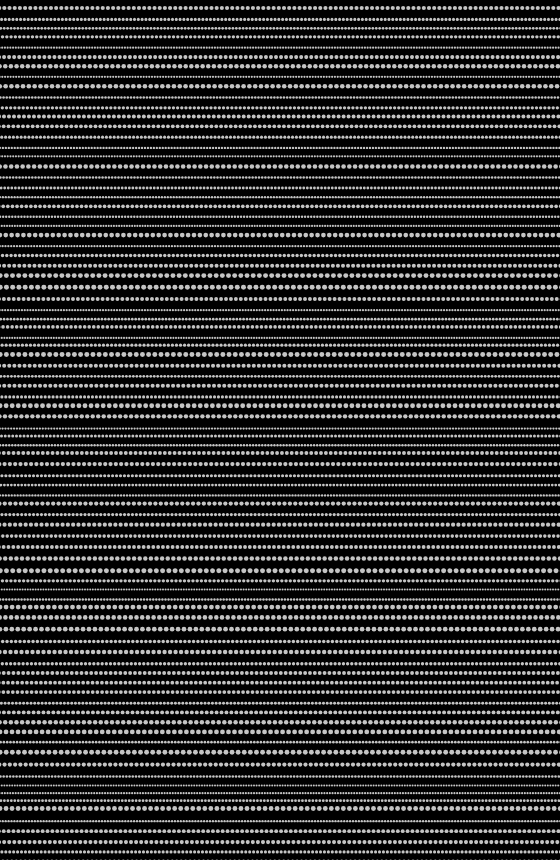
Frame 1 (no input)
Frame 60 (no input): identical to frame 1, image omitted
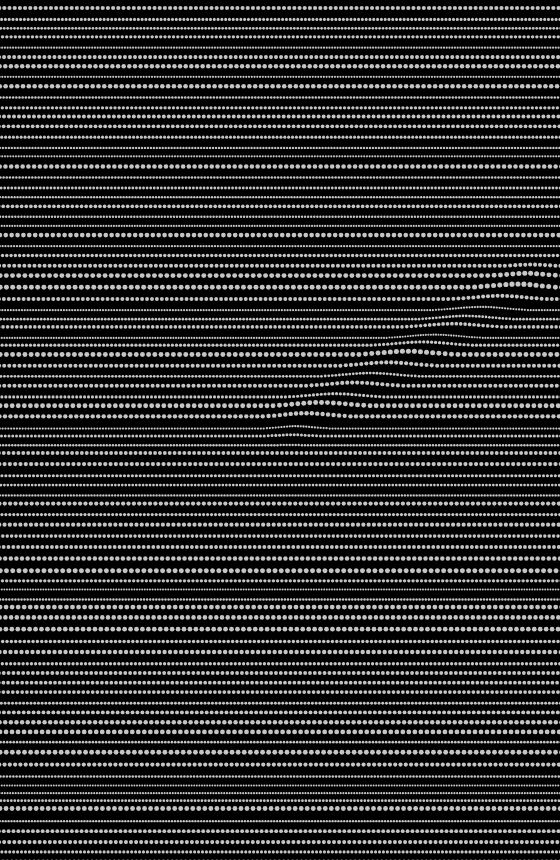
Frame 120 (the mouse pressed at the canvas centre since frame 60)

The p5.js sketch that drew these frames (run headless with seeded random() and noise() and a simulated clock; from frame 60 on, the mouse is pressed at the canvas centre):

// p5.js sketch
// ── sketch.js
// ============================================================
// SKETCH ANIMADO E EMERGENTE EM P5.JS — "RASTROS DE RELEVO"
// ============================================================
//
// ┌──────────────────────────────────────────────────────────┐
// │  REGRA DA EMERGÊNCIA — DECLARAÇÃO EXPLÍCITA              │
// └──────────────────────────────────────────────────────────┘
//
// DEFINIÇÃO ADOTADA NESTE PROGRAMA:
//   Um fenômeno é EMERGENTE quando ele não está escrito em
//   lugar nenhum do código como forma, e mesmo assim aparece
//   na tela — produzido apenas pela interação repetida de
//   regras locais simples, que não se conhecem entre si.
//
// IMPORTANTE: esta regra está documentada aqui DE PROPÓSITO,
// para quem lê o código. Quem INTERAGE com a tela é que não
// deve saber o que vai acontecer: por isso não há instruções,
// legendas nem indicadores visíveis na interface. A pessoa
// clica sem saber o que virá, e o comportamento se revela pelo
// próprio uso.
//
// ------------------------------------------------------------
// AS QUATRO REGRAS LOCAIS (é só isto que está programado)
// ------------------------------------------------------------
//   R1 — DEPÓSITO
//        Um agente invisível ("caminhante") anda em linha reta
//        e vai somando ALTURA num terreno invisível. Ele nunca
//        desenha nada na tela; só modifica números numa grade.
//
//   R2 — REFLEXÃO ALEATÓRIA
//        Ao encostar numa margem, o caminhante volta para
//        dentro com um ângulo SORTEADO (não o espelhamento
//        exato). Isso torna a trajetória imprevisível a longo
//        prazo, mesmo sendo determinística a cada passo.
//
//   R3 — REALIMENTAÇÃO POR CRUZAMENTO
//        Se o caminhante passa por cima de um rastro ANTIGO,
//        ele dobra a altura que deposita daí em diante. Quanto
//        mais o rastro se cruza, mais alto fica — e quanto mais
//        alto, mais visível ficam os cruzamentos seguintes.
//
//   R4 — LEITURA PASSIVA
//        As linhas brancas horizontais não sabem que existe um
//        caminhante. Elas só perguntam, ponto a ponto: "qual a
//        altura do terreno logo abaixo de mim?" — e se deslocam
//        de acordo.
//
// ------------------------------------------------------------
// O QUE EMERGE (nada disto foi desenhado nem previsto)
// ------------------------------------------------------------
//   • As ondas e dobras de "tecido": ninguém desenhou uma onda.
//     Ela é a soma de R1 com R4.
//   • O brilho / moiré nas encostas: nasce porque os pontinhos
//     se comprimem lateralmente onde o terreno é íngreme (ver
//     a variável "inclinacao" em desenharLinha). Efeito óptico
//     não programado.
//   • Os "nós" e cristas altas: nascem de R3, nos lugares onde
//     a trajetória por acaso se cruzou várias vezes.
//   • A composição final: imprevisível. Duas execuções idênticas
//     divergem para sempre já no primeiro quique (R2).
//
// ------------------------------------------------------------
// INTERAÇÃO (deliberadamente não anunciada na tela)
// ------------------------------------------------------------
//   • 1º clique em qualquer lugar: inicia o movimento.
//   • 2º clique: encerra (o rastro permanece).
//   • Encerra sozinho ao cobrir 75% da tela com relevo.
// ============================================================

// ------------------------------------------------------------
// PARÂMETROS DAS LINHAS (a "estética" do desenho)
// ------------------------------------------------------------
const ESPESSURA_MIN = 2;   // espessura mínima de uma linha (pt)
const ESPESSURA_MAX = 5;   // espessura máxima de uma linha (pt)
const ENTRELINHA_MIN = 5;  // espaço mínimo entre duas linhas (pt)
const ENTRELINHA_MAX = 8;  // espaço máximo entre duas linhas (pt)

// ------------------------------------------------------------
// PARÂMETROS DO TERRENO INVISÍVEL (o "campo de relevo")
// ------------------------------------------------------------
const TAMANHO_CELULA = 6;     // tamanho de cada célula da grade, em pixels
const ALTURA_MAXIMA = 55;     // altura máxima que o relevo pode atingir
const RAIO_DEPOSITO = 30;     // "largura do pincel" do caminhante
const ALTURA_VISIVEL = 3;     // a partir daqui consideramos a célula "ocupada"
const META_COBERTURA = 0.75;  // 75% da tela ocupada -> o movimento para

// ------------------------------------------------------------
// PARÂMETROS DO CAMINHANTE
// ------------------------------------------------------------
const VELOCIDADE = 5;             // pixels percorridos por quadro
const DEPOSITO_BASE = 0.55;         // altura depositada por quadro (antes de dobrar)
const DEPOSITO_MAXIMO = 8.8;        // teto para o efeito de "dobrar" não explodir
const IDADE_MINIMA_CRUZAMENTO = 70; // quadros: só conta como cruzamento se o
                                    // rastro encontrado for mais VELHO que isso
const ESPERA_ENTRE_DOBRAS = 45;     // quadros de descanso entre duas dobras

// ------------------------------------------------------------
// DEPURAÇÃO
// ------------------------------------------------------------
// Fica FALSE na obra: qualquer texto na tela entregaria ao
// interagente o que está acontecendo e mataria a surpresa.
// Mude para true apenas para inspecionar o sistema enquanto
// desenvolve.
const MOSTRAR_INDICADOR = false;

// ------------------------------------------------------------
// VARIÁVEIS GLOBAIS
// ------------------------------------------------------------
let linhas = [];      // descrição de cada linha horizontal
let campo;            // alturas do terreno (grade achatada num só array)
let idade;            // em que quadro cada célula foi tocada pela última vez
let colunas, fileiras;

let caminhante = null;        // o agente que cria o rastro (null = parado)
let emMovimento = false;      // o sistema está rodando?
let cobertura = 0;            // fração da tela já ocupada por relevo (0 a 1)
let precisaRedesenhar = true; // otimização: só redesenha quando algo muda

function setup() {
  createCanvas(560, 860);

  // --- Monta a grade invisível do terreno ---
  colunas = ceil(width / TAMANHO_CELULA) + 1;
  fileiras = ceil(height / TAMANHO_CELULA) + 1;
  campo = new Float32Array(colunas * fileiras);
  idade = new Float32Array(colunas * fileiras);

  // --- Cria as linhas horizontais, de cima para baixo ---
  // Cada linha sorteia sua própria espessura e o espaço até a
  // próxima: o padrão já nasce irregular, sem nenhuma forma
  // definida pelo programador.
  let y = ENTRELINHA_MAX;
  while (y < height + ESPESSURA_MAX) {
    let espessura = random(ESPESSURA_MIN, ESPESSURA_MAX);
    linhas.push({
      y: y,                               // POSIÇÃO vertical de repouso
      espessura: espessura,               // DIMENSÃO (grossura)
      passo: max(2.6, espessura * 1.25),  // distância entre os pontinhos
      fase: random(1000)                  // desalinha um pouco cada linha
    });
    y += espessura + random(ENTRELINHA_MIN, ENTRELINHA_MAX);
  }

  noStroke();
}

function draw() {
  // Enquanto o sistema está parado e nada mudou, não redesenhamos.
  if (!emMovimento && !precisaRedesenhar) return;

  background(0);

  // R1 + R2 + R3 acontecem aqui dentro.
  if (emMovimento && caminhante) {
    atualizarCaminhante(caminhante);
    verificarParada();
  }

  // R4: as linhas apenas leem o terreno.
  for (let linha of linhas) {
    desenharLinha(linha);
  }

  if (MOSTRAR_INDICADOR) desenharIndicador();

  precisaRedesenhar = false;
}

// ============================================================
// REGRAS R1, R2 e R3 — O CAMINHANTE
// ============================================================
function atualizarCaminhante(c) {
  // ---- R1: DEPÓSITO ----------------------------------------
  // Anda em linha reta. Não desenha nada: apenas soma altura
  // numa grade invisível.
  c.x += cos(c.angulo) * VELOCIDADE;
  c.y += sin(c.angulo) * VELOCIDADE;

  // ---- R3: REALIMENTAÇÃO POR CRUZAMENTO --------------------
  // Olhamos um pouco à frente. Se ali já existe relevo e esse
  // relevo é ANTIGO o bastante, dobramos o depósito.
  // A exigência de idade é essencial: sem ela o caminhante
  // dobraria ao pisar no próprio rastro recém-feito e o sistema
  // saturaria em segundos, em vez de evoluir.
  let xFrente = c.x + cos(c.angulo) * RAIO_DEPOSITO * 1.1;
  let yFrente = c.y + sin(c.angulo) * RAIO_DEPOSITO * 1.1;
  let indice = indiceDaCelula(xFrente, yFrente);

  if (indice >= 0 &&
      campo[indice] > ALTURA_VISIVEL * 1.6 &&
      frameCount - idade[indice] > IDADE_MINIMA_CRUZAMENTO &&
      frameCount - c.ultimaDobra > ESPERA_ENTRE_DOBRAS) {
    c.deposito = min(c.deposito * 2, DEPOSITO_MAXIMO);
    c.ultimaDobra = frameCount;
    c.dobras++;
  }

  depositarRelevo(c.x, c.y, c.deposito);

  // ---- R2: REFLEXÃO ALEATÓRIA ------------------------------
  // Ao encostar na margem, volta para dentro com ângulo
  // sorteado. É a principal fonte de imprevisibilidade.
  let margem = 4;

  if (c.x < margem) {
    c.x = margem;
    c.angulo = refletir(c.angulo, 0);        // normal aponta para a direita
  } else if (c.x > width - margem) {
    c.x = width - margem;
    c.angulo = refletir(c.angulo, PI);       // normal aponta para a esquerda
  }

  if (c.y < margem) {
    c.y = margem;
    c.angulo = refletir(c.angulo, HALF_PI);  // normal aponta para baixo
  } else if (c.y > height - margem) {
    c.y = height - margem;
    c.angulo = refletir(c.angulo, -HALF_PI); // normal aponta para cima
  }
}

// Devolve um ângulo que aponta para DENTRO da tela (a normal da
// borda), somado a um desvio aleatório de até ±60°.
function refletir(anguloAtual, anguloDaNormal) {
  return anguloDaNormal + random(-PI / 3, PI / 3);
}

// ============================================================
// O TERRENO INVISÍVEL
// ============================================================

// Converte uma posição em pixels no índice da célula da grade.
// Devolve -1 se estiver fora da tela.
function indiceDaCelula(x, y) {
  let cx = floor(x / TAMANHO_CELULA);
  let cy = floor(y / TAMANHO_CELULA);
  if (cx < 0 || cy < 0 || cx >= colunas || cy >= fileiras) return -1;
  return cy * colunas + cx;
}

// Soma altura ao terreno em volta de (x, y), com um "pincel"
// macio: mais alto no centro e sumindo nas bordas.
function depositarRelevo(x, y, quantidade) {
  let c0 = floor((x - RAIO_DEPOSITO) / TAMANHO_CELULA);
  let c1 = floor((x + RAIO_DEPOSITO) / TAMANHO_CELULA);
  let f0 = floor((y - RAIO_DEPOSITO) / TAMANHO_CELULA);
  let f1 = floor((y + RAIO_DEPOSITO) / TAMANHO_CELULA);

  for (let cy = max(0, f0); cy <= min(fileiras - 1, f1); cy++) {
    for (let cx = max(0, c0); cx <= min(colunas - 1, c1); cx++) {
      let px = cx * TAMANHO_CELULA;
      let py = cy * TAMANHO_CELULA;
      let d = dist(px, py, x, y);
      if (d > RAIO_DEPOSITO) continue;

      // Curva suave: 1 no centro, 0 na borda do pincel.
      let peso = pow(cos((d / RAIO_DEPOSITO) * HALF_PI), 2);
      let i = cy * colunas + cx;

      campo[i] = min(campo[i] + quantidade * peso, ALTURA_MAXIMA);
      idade[i] = frameCount; // marca quando esta célula foi tocada
    }
  }
}

// Lê a altura do terreno em qualquer ponto (x, y), misturando as
// 4 células vizinhas para que o relevo fique liso, sem degraus.
function alturaEm(x, y) {
  let fx = x / TAMANHO_CELULA;
  let fy = y / TAMANHO_CELULA;
  let cx = floor(fx);
  let cy = floor(fy);
  if (cx < 0 || cy < 0 || cx >= colunas - 1 || cy >= fileiras - 1) return 0;

  let tx = fx - cx;
  let ty = fy - cy;
  let i = cy * colunas + cx;

  let a = campo[i];
  let b = campo[i + 1];
  let c = campo[i + colunas];
  let d = campo[i + colunas + 1];

  return lerp(lerp(a, b, tx), lerp(c, d, tx), ty);
}

// ============================================================
// REGRA R4 — LEITURA PASSIVA
// ------------------------------------------------------------
// Cada linha é uma sequência de pontinhos. Para cada ponto
// perguntamos a altura do terreno ali e aplicamos três efeitos:
//   • a altura empurra o ponto para CIMA (a extrusão do relevo);
//   • a INCLINAÇÃO do terreno empurra o ponto para o lado — e é
//     daqui que EMERGE o brilho tipo tecido: os pontinhos se
//     comprimem nas encostas íngremes e se afastam nas rasas.
//     Esse efeito óptico não foi desenhado em lugar nenhum;
//   • quanto mais alto, mais claro e mais grosso fica o ponto.
// A linha não sabe que existe um caminhante.
// ============================================================
function desenharLinha(linha) {
  let y0 = linha.y;

  for (let x = -6; x < width + 6; x += linha.passo) {
    let h = alturaEm(x, y0);

    // Terreno plano: desenha o ponto direto, sem cálculo extra.
    if (h < 0.25) {
      fill(196);
      circle(x, y0, linha.espessura);
      continue;
    }

    // Inclinação horizontal do terreno (derivada aproximada).
    let inclinacao = (alturaEm(x + 5, y0) - alturaEm(x - 5, y0)) * 0.5;

    let px = x + inclinacao * 1.15;   // deslocamento lateral
    let py = y0 - h;                  // extrusão para cima

    let brilho = map(h, 0, ALTURA_MAXIMA, 196, 255, true);
    let grossura = linha.espessura * map(h, 0, ALTURA_MAXIMA, 1, 1.35, true);

    fill(brilho);
    circle(px, py, grossura);
  }
}

// ============================================================
// CONTROLE DO SISTEMA
// ------------------------------------------------------------
// Sem instruções na tela: a descoberta do comportamento faz
// parte da obra. O primeiro clique é um gesto às cegas.
// ============================================================
function mousePressed() {
  if (emMovimento) {
    // Segundo clique: encerra o movimento (o rastro permanece).
    pararMovimento();
  } else {
    // Primeiro clique: nasce um caminhante no ponto clicado,
    // com direção sorteada.
    caminhante = {
      x: mouseX,
      y: mouseY,
      angulo: random(TWO_PI),
      deposito: DEPOSITO_BASE,
      ultimaDobra: -999,
      dobras: 0
    };
    emMovimento = true;
    loop();
  }
  precisaRedesenhar = true;
}

function pararMovimento() {
  emMovimento = false;
  caminhante = null;
  precisaRedesenhar = true;
}

// Mede quanto da tela já tem relevo visível. Ao chegar em 75%,
// o sistema se encerra sozinho.
function verificarParada() {
  // Só recontamos de vez em quando: percorrer a grade inteira a
  // cada quadro seria desperdício.
  if (frameCount % 20 !== 0) return;

  let ocupadas = 0;
  for (let i = 0; i < campo.length; i++) {
    if (campo[i] > ALTURA_VISIVEL) ocupadas++;
  }
  cobertura = ocupadas / campo.length;

  if (cobertura >= META_COBERTURA) {
    pararMovimento();
  }
}

// Só roda se MOSTRAR_INDICADOR for true (modo de inspeção).
function desenharIndicador() {
  noStroke();
  fill(0, 190);
  rect(0, height - 26, 210, 26);
  fill(160);
  textSize(11);
  textAlign(LEFT, CENTER);

  let estado = emMovimento ? "em movimento" : "parado";
  let dobras = caminhante ? caminhante.dobras : 0;
  text(
    `${estado}  ·  cobertura ${nf(cobertura * 100, 2, 0)}%  ·  dobras ${dobras}`,
    10,
    height - 13
  );
}
